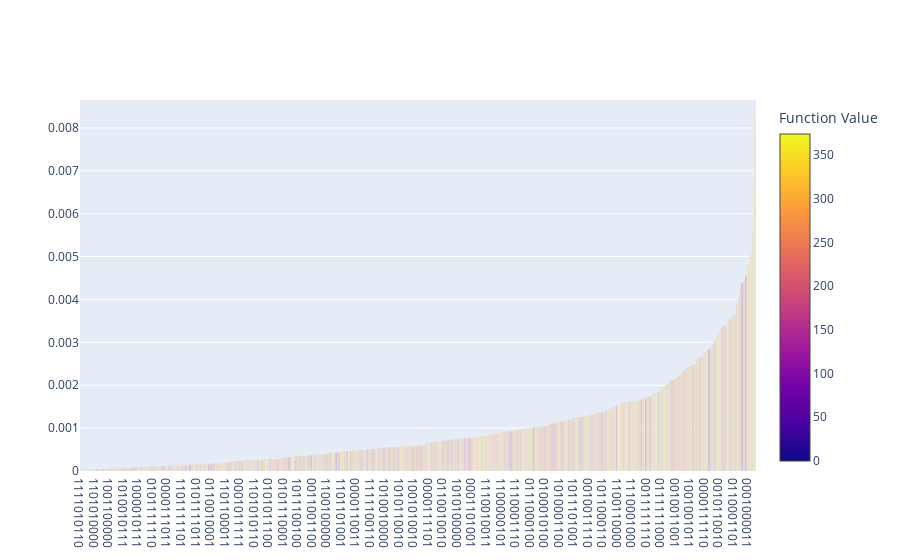

The code cell stored with this chart in its notebook:
### Code cell
def plot_samples(samples):
    """
    Plots a bar diagram for the samples of a quantum algorithm
    Args:
        samples
    """
    #Sort samples by probability
    samples = sorted(samples, key = lambda x: x.probability)
    #Get list of probabilities, function values and bitstrings
    probabilities = [sample.probability for sample in samples]
    values = [sample.fval for sample in samples]
    bitstrings = [''.join([str(int(i)) for i in sample.x]) for sample in samples]
    #Plot bar diagram
    sample_plot = go.Bar(x = bitstrings, y = probabilities, marker=dict(color=values, colorscale = 'plasma',colorbar=dict(title='Function Value')))
    fig = go.Figure(
        data=sample_plot, 
        layout = dict(
            xaxis=dict(
                type = 'category'
            )
        )
    )
    fig.show()

plot_samples(result.samples)

### Figure 1 — Plotly figure (JSON) as saved in the notebook; plotly's stock layout.template omitted (floating-point values rounded to 4 significant figures; data arrays with more than 128 entries replaced by an {"elided": "..."} marker saying what was removed)
{"data": [{"marker": {"color": {"elided": "1024 int values"}, "colorbar": {"title": {"text": "Function Value"}}, "colorscale": [[0, "#0d0887"], [0.1111, "#46039f"], [0.2222, "#7201a8"], [0.3333, "#9c179e"], [0.4444, "#bd3786"], [0.5556, "#d8576b"], [0.6667, "#ed7953"], [0.7778, "#fb9f3a"], [0.8889, "#fdca26"], [1, "#f0f921"]]}, "type": "bar", "x": {"elided": "1024 str values"}, "y": {"elided": "1024 float values"}}], "layout": {"xaxis": {"type": "category"}}}
